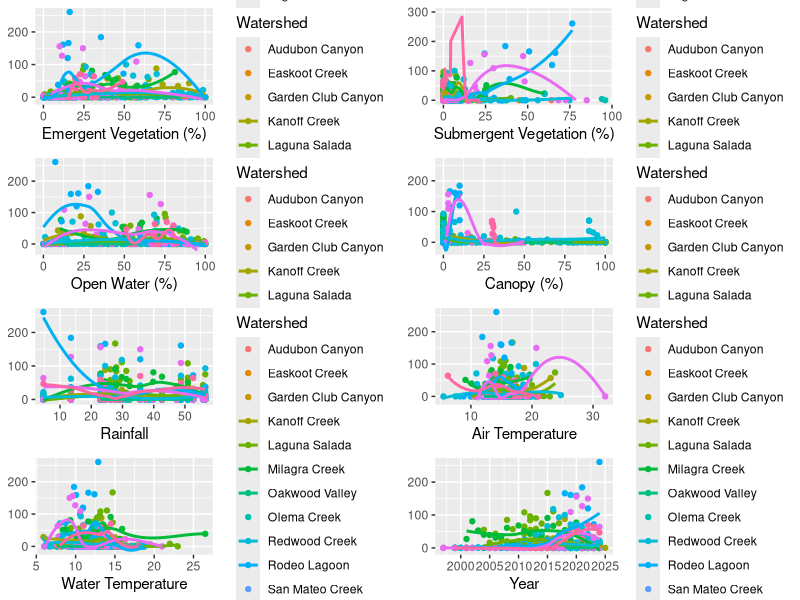

Recreate this plot in R.
# plots of covariate raw data between years
library(ggplot2)
library(tidyverse)
library(cowplot)

setwd(here::here("code"))
between_year_data <- read_csv(here::here("data", "between_year_data.csv"))

#### summary data table ####
summary_table_data <- read_csv(here::here("data", "filtered_raw_data.csv"))


#### mean_percent_emerg ####
# emergent vegetation vs. egg masses
emergent_plot <- between_year_data %>% 
  ggplot(aes(x=mean_percent_emerg, y=num_egg_masses, color=Watershed)) +
  geom_point() +
  geom_smooth(se=FALSE) +
  xlab("Emergent Vegetation (%)") +
  ylab(NULL)

# emergent vs. time
emergent_BRD_plot <- between_year_data %>% 
  ggplot(aes(x=BRDYEAR, y=mean_percent_emerg, color=Watershed)) +
  geom_point() +
  geom_smooth()

#### mean_percent_sub ####
# submerg vs. egg masses
submergent_plot <- between_year_data %>% 
  ggplot(aes(x=mean_percent_sub, y=num_egg_masses, color=Watershed)) +
  geom_point() +
  geom_smooth(se=FALSE) +
  xlab("Submergent Vegetation (%)")  +
  ylab(NULL) +
  ylim(c(0,300))

## submerg vs. time
subemergent_BRD_plot <- between_year_data %>% 
  ggplot(aes(x=BRDYEAR, y=mean_percent_sub, color=Watershed)) +
  geom_point() +
  geom_smooth()

#### mean_percent_water ####
# open water vs. egg masses
open_water_plot <- between_year_data %>% 
  ggplot(aes(x=mean_percent_water, y=num_egg_masses, color=Watershed)) +
  geom_point() +
  geom_smooth(se=FALSE) +
  xlab("Open Water (%)") +
  ylab(NULL)

## open water vs. time
open_water_BRD_plot <- between_year_data %>% 
  ggplot(aes(x=BRDYEAR, y=mean_percent_water, color=Watershed)) +
  geom_point() +
  geom_smooth()

#### interpolated_canopy ####
# canopy vs. egg masses
canopy_plot <- between_year_data %>% 
  ggplot(aes(x=interpolated_canopy, y=num_egg_masses, color=Watershed)) +
  geom_point() +
  geom_smooth(se=FALSE) +
  xlab("Canopy (%)") +
  ylab(NULL)

## canopy vs. time
canopy_BRD_plot <- between_year_data %>% 
  ggplot(aes(x=BRDYEAR, y=interpolated_canopy, color=Watershed)) +
  geom_point() +
  geom_smooth()

#### yearly_rain ####
# yearly rain vs. egg masses
rain_plot <- between_year_data %>% 
  ggplot(aes(x=yearly_rain, y=num_egg_masses, color=Watershed)) +
  geom_point() +
  geom_smooth(se=FALSE) +
  xlab("Rainfall") +
  ylab(NULL)

## yearly rain vs. time
rain_BRD_plot <- between_year_data %>% 
  ggplot(aes(x=BRDYEAR, y=yearly_rain, color=Watershed)) +
  geom_point() +
  geom_smooth()

#### mean_max_depth ####
# mean_max_depth vs. egg masses
mean_max_depth_plot <- between_year_data %>% 
  ggplot(aes(x=mean_max_depth, y=num_egg_masses, color=Watershed)) +
  geom_point() +
  geom_smooth(se=FALSE) +
  xlab("Mean Max Depth") +
  ylab(NULL)

## mean_max_depth vs. time
mean_max_depth_BRD_plot <- between_year_data %>% 
  ggplot(aes(x=BRDYEAR, y=mean_max_depth, color=Watershed)) +
  geom_point() +
  geom_smooth()

#### max_depth ####
# max_depth vs. egg masses
max_depth_plot <- between_year_data %>% 
  ggplot(aes(x=max_depth, y=num_egg_masses, color=Watershed)) +
  geom_point() +
  geom_smooth(se=FALSE) +
  xlab("Max Depth") +
  ylab(NULL)

## max_depth vs. time
max_depth_BRD_plot <- between_year_data %>% 
  ggplot(aes(x=BRDYEAR, y=max_depth, color=Watershed)) +
  geom_point() +
  geom_smooth()

#### AirTemp ####
# AirTemp vs. egg masses
AirTemp_plot <- between_year_data %>% 
  ggplot(aes(x=AirTemp, y=num_egg_masses, color=Watershed)) +
  geom_point() +
  geom_smooth(se=FALSE) +
  xlab("Air Temperature") +
  ylab(NULL)

## AirTemp vs. time
AirTemp_BRD_plot <- between_year_data %>% 
  ggplot(aes(x=BRDYEAR, y=AirTemp, color=Watershed)) +
  geom_point() +
  geom_smooth()

#### WaterTemp ####
# WaterTemp vs. egg masses
WaterTemp_plot <- between_year_data %>% 
  ggplot(aes(x=WaterTemp, y=num_egg_masses, color=Watershed)) +
  geom_point() +
  geom_smooth(se=FALSE) +
  xlab("Water Temperature") +
  ylab(NULL)

## WaterTemp vs. time
WaterTemp_BRD_plot <- between_year_data %>% 
  ggplot(aes(x=BRDYEAR, y=WaterTemp, color=Watershed)) +
  geom_point() +
  geom_smooth()

#### mean_salinity:CoastalSite ####
#TODO: do these look right?
coastal_between_year_data <- between_year_data %>% 
  filter(CoastalSite == TRUE)

# mean_salinity vs. egg masses
mean_salinity_plot <- coastal_between_year_data %>% 
  ggplot(aes(x=mean_salinity, y=num_egg_masses)) +
  geom_point(aes(color=Watershed)) +
  geom_smooth(se=FALSE) +
  xlab("Mean Salinity (Coastal)") +
  ylab(NULL) +
  ylim(0,150)

## mean_salinity vs. time
mean_salinity_BRD_plot <- coastal_between_year_data %>% 
  ggplot(aes(x=BRDYEAR, y=mean_salinity, color=Watershed)) +
  geom_point() +
  geom_smooth()

#### max_salinity:CoastalSite ####
# max_salinity vs. egg masses
max_salinity_plot <- coastal_between_year_data %>% 
  ggplot(aes(x=max_salinity, y=num_egg_masses)) +
  geom_point(aes(color=Watershed)) +
  geom_smooth(se=FALSE) +
  xlab("Max Salinity (Coastal)") +
  ylab(NULL) +
  ylim(0,150)

## max_salinity vs. time
max_salinity_BRD_plot <- coastal_between_year_data %>% 
  ggplot(aes(x=BRDYEAR, y=max_salinity, color=Watershed)) +
  geom_point() +
  geom_smooth()

#### year ####
# year vs. egg masses
egg_BRD_plot <- between_year_data %>% 
  ggplot(aes(x=BRDYEAR, y=num_egg_masses, color=Watershed)) +
  geom_point() +
  geom_smooth(se=FALSE) +
  xlab("Year") +
  ylab(NULL) 


#### combined output with egg masses####
# # saved in Ouput folder
# plot_grid(emergent_plot, submergent_plot, open_water_plot, canopy_plot, rain_plot, mean_max_depth_plot, max_depth_plot, AirTemp_plot, WaterTemp_plot, mean_salinity_plot, max_salinity_plot, egg_BRD_plot, nrow=4)


# without salinity or depth
plot_grid(emergent_plot, submergent_plot, open_water_plot, canopy_plot, rain_plot, AirTemp_plot, WaterTemp_plot, egg_BRD_plot, nrow=4)
